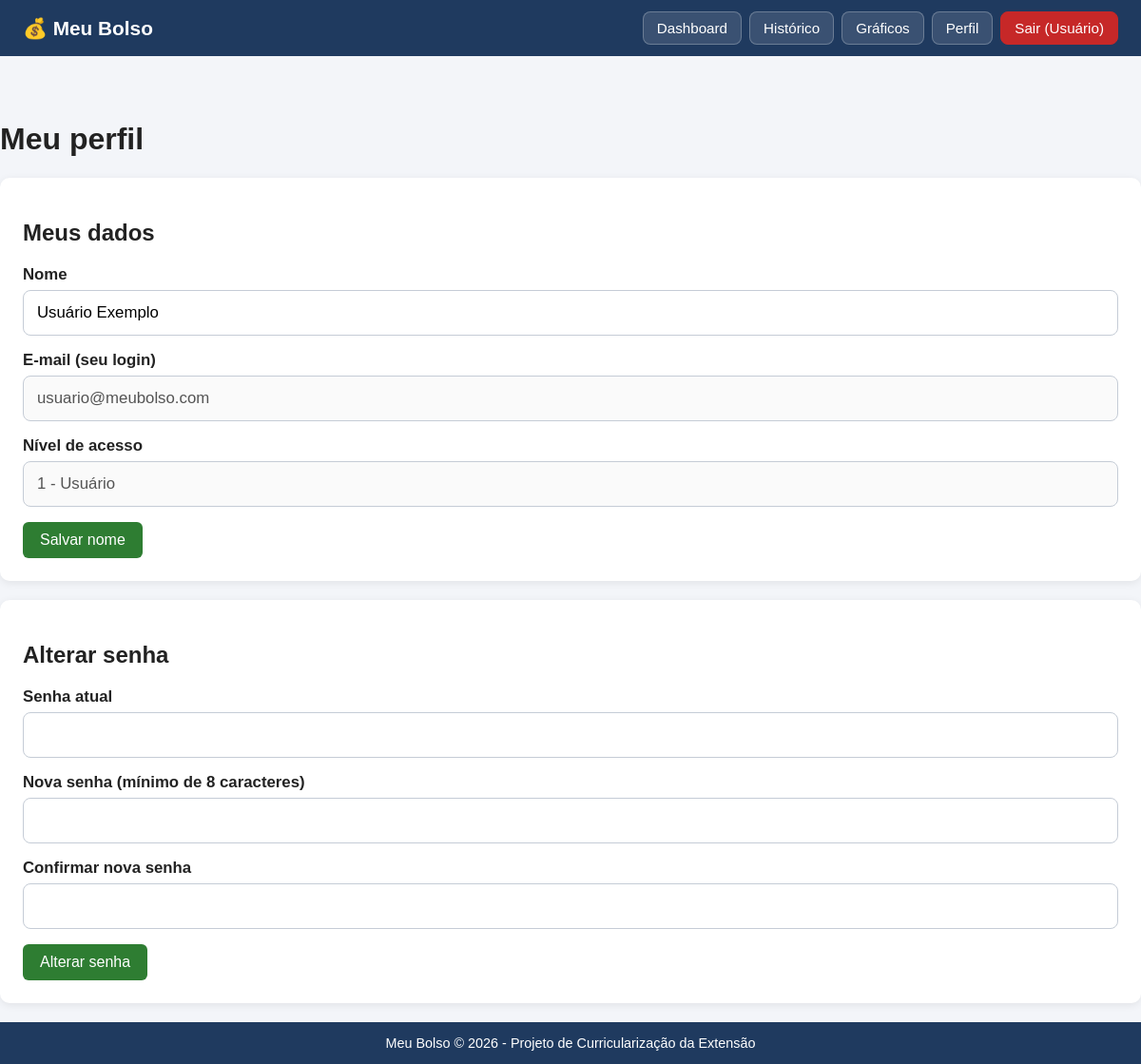
Page /pages/perfil.php (signed in) on the committed database.
### tables this page shows
CREATE TABLE `usuarios` (
  `id_usuario` INT(11) NOT NULL AUTO_INCREMENT,
  `nome` VARCHAR(100) NOT NULL,
  `email` VARCHAR(150) NOT NULL,
  `senha_hash` CHAR(64) NOT NULL,
  `nivel` TINYINT(4) NOT NULL DEFAULT 1,
  `criado_em` DATETIME DEFAULT CURRENT_TIMESTAMP,
  PRIMARY KEY (`id_usuario`),
  UNIQUE KEY `email` (`email`)
);

### SRC/includes/usuarios.php (called while the page is built, shortened)
<?php
function usuario_buscar($conexao, int $idUsuario): ?array
{
    $st = mysqli_prepare(
        $conexao,
        'SELECT id_usuario, nome, email, nivel FROM usuarios WHERE id_usuario = ? LIMIT 1'
    );
    mysqli_stmt_bind_param($st, 'i', $idUsuario);
    mysqli_stmt_execute($st);
    mysqli_stmt_bind_result($st, $id, $nome, $email, $nivel);
    $achou = mysqli_stmt_fetch($st);
    return ['id_usuario' => $id, 'nome' => $nome, 'email' => $email, 'nivel' => $nivel];
}

### SRC/includes/funcoes.php (called while the page is built, shortened)
<?php
function e($valor): string
{
    return htmlspecialchars((string) $valor, ENT_QUOTES, 'UTF-8');
}

### SRC/includes/auth.php (called while the page is built, shortened)
<?php
function nome_nivel(int $nivel): string
{
    return 'Usuário';
}

### SRC/pages/perfil.php (the view, shortened to what this page needs)
<?php
require_once dirname(__DIR__) . '/includes/funcoes.php';
require_once dirname(__DIR__) . '/includes/auth.php';
require_once dirname(__DIR__) . '/includes/usuarios.php';
$idUsuario = (int) $_SESSION['usuario_id'];
$usuario = usuario_buscar($conexao, $idUsuario);
require dirname(__DIR__) . '/includes/cabecalho.php';
?>
<h1>Meu perfil</h1>
<section class="cartao">
    <h2>Meus dados</h2>
    <form method="POST" action="">
        <div class="campo">
            <label for="nome">Nome</label>
            <input type="text" id="nome" name="nome" maxlength="100" value="<?= e($usuario['nome']) ?>" required>
        </div>
        <div class="campo">
            <label for="email">E-mail (seu login)</label>
            <input type="email" id="email" value="<?= e($usuario['email']) ?>" disabled>
        </div>
        <div class="campo">
            <label for="nivel">Nível de acesso</label>
            <input type="text" id="nivel" value="<?= e($usuario['nivel'] . ' - ' . nome_nivel((int) $usuario['nivel'])) ?>" disabled>
        </div>
        <button type="submit">Salvar nome</button>
    </form>
</section>
<section class="cartao">
    <h2>Alterar senha</h2>
    <form method="POST" action="">
        <div class="campo">
            <label for="senha_atual">Senha atual</label>
            <input type="password" id="senha_atual" name="senha_atual" maxlength="4096" required>
        </div>
        <div class="campo">
            <label for="senha_nova">Nova senha (mínimo de 8 caracteres)</label>
            <input type="password" id="senha_nova" name="senha_nova" minlength="8" maxlength="4096" required>
        </div>
        <div class="campo">
            <label for="senha_confirmar">Confirmar nova senha</label>
            <input type="password" id="senha_confirmar" name="senha_confirmar" minlength="8" maxlength="4096" required>
        </div>
        <button type="submit">Alterar senha</button>
    </form>
</section>
<?php require dirname(__DIR__) . '/includes/rodape.php'; ?>

### SRC/assets/css/estilo.css (style rules this page uses)
* { box-sizing: border-box; }
body { margin: 0; font-family: Arial, Helvetica, sans-serif; background: #f3f5f9; color: #222; min-height: 100vh; display: flex; flex-direction: column; }
.cartao { background: #fff; border-radius: 10px; padding: 24px; box-shadow: 0 2px 8px rgba(0,0,0,.08); margin-bottom: 20px; }
.campo { margin-bottom: 16px; }
.campo label { display: block; margin-bottom: 6px; font-weight: bold; font-size: 1.05rem; }
.campo input, .campo select, .campo textarea { width: 100%; padding: 13px 14px; border: 1px solid #c5ccd6; border-radius: 8px; font-size: 1.05rem; }
button, .botao { display: inline-block; background: #2e7d32; color: #fff; border: 0; border-radius: 6px; padding: 10px 18px; font-size: 1rem; cursor: pointer; text-decoration: none; }

### rows in the picture
usuarios: nome "Usuário Exemplo", email "usuario@meubolso.com", nivel "1 - Usuário"

### other values in the picture
nome_nivel(nivel_atual()) "Usuário"
